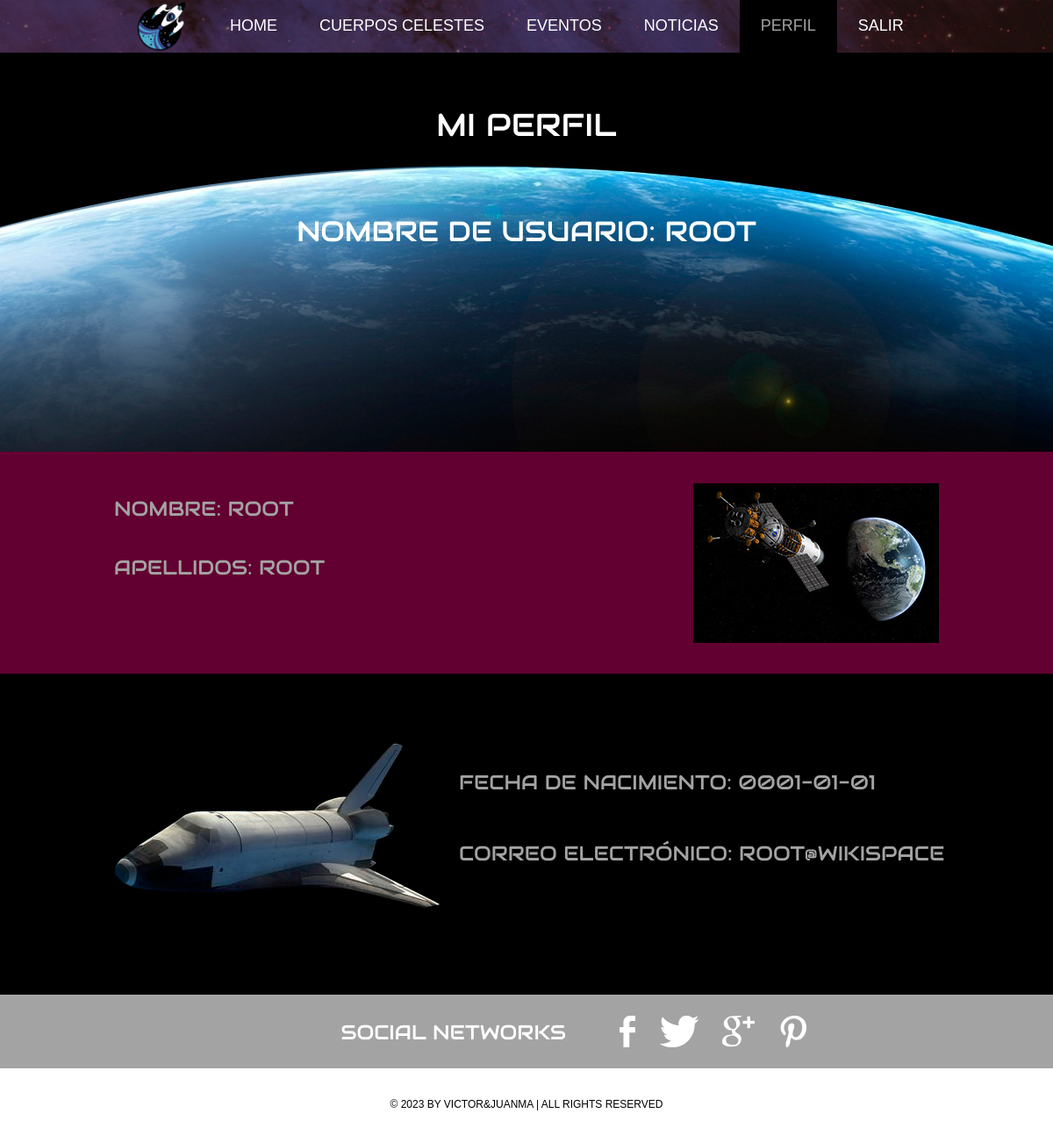
The page /perfil.php (signed in) on the database its author committed.
### tables this page shows
CREATE TABLE `user` (
  `iduser` int(4) NOT NULL,
  `username` varchar(255) NOT NULL,
  `name` varchar(255) NOT NULL,
  `lastname` varchar(255) NOT NULL,
  `birthdate` date NOT NULL,
  `email` varchar(255) NOT NULL,
  `password` varchar(255) NOT NULL,
  `registerdate` datetime NOT NULL,
  `erasuredate` datetime DEFAULT NULL,
  `admin` tinyint(1) NOT NULL
);

### perfil.php (the view, shortened to what this page needs)
<?php
$db = new database();
$db = $db->connect();
if(!is_null($_SESSION['id'])) {
    $id = $_SESSION['id'];
}else{
    header("Location:login.php");
}
$resultado = mysqli_query($db, "SELECT * FROM user WHERE iduser = '$id'");
$var1 = mysqli_fetch_array($resultado);
?>
<!doctype html>
<html>
<head>
	<link rel="stylesheet" href="css/style.css" type="text/css">
	<link rel="stylesheet" type="text/css" href="css/mobile.css">
</head>
<body>
	<div id="page">
		<div id="header">
			<div>
				<ul id="navigation">
                    <li class="menu">
                        <a href="home.php" class="logo2"><img src="images/logo.png" style="max-width: 60px;"></a>
                    </li>
					<li>
						<a href="home.php">Home</a>
					</li>
					<li class="menu">
						<a href="cuerposcelestes.php">Cuerpos Celestes</a>
					</li>
					<li class="menu">
						<a href="eventos.php">Eventos</a>
					</li>
					<li class="menu">
						<a href="noticias.php">Noticias</a>
					</li>
					<li class="selected">
						<a href="perfil.php">Perfil</a>
					</li>
				</ul>
                <ul>
                    <li class="menu"><a href="logout.php">Salir</a></li>
                </ul>
			</div>
		</div>
		<div id="body" class="about">
			<div class="header">
				<div>
					<h1>Mi Perfil</h1>
					<h2>Nombre de Usuario: <?php echo $var1[1] ?></h2>
				</div>
			</div>
			<div class="body">
				<div>
					<img src="images/earth-satellite.jpg" alt="">
                    <h2>Nombre: <?php echo $var1[2] ?></h2>
                    <h2>Apellidos: <?php echo $var1[3] ?></h2>
				</div>
			</div>
			<div class="footer">
				<div>
					<img src="images/space-shuttle.png" alt="">
					<h2>Fecha de Nacimiento: <?php echo $var1[4] ?></h2>
                    <h2>Correo Electrónico: <?php echo $var1[5] ?></h2>
                </div>
			</div>
		</div>
        <div id="footer">
            <div class="connect">
                <div>
                    <h1>SOCIAL NETWORKS</h1>
                    <div>
                        <a href="https://es-es.facebook.com/" class="facebook">facebook</a>
                        <a href="https://twitter.com/" class="twitter">twitter</a>
                        <a href="https://plus.google.com/" class="googleplus">googleplus</a>
                        <a href="https://www.pinterest.es/" class="pinterest">pinterest</a>
                    </div>
                </div>
            </div>
            <div class="footnote">
                <div>
                    <p>&copy; 2023 BY VICTOR&JUANMA | ALL RIGHTS RESERVED</p>
                </div>
            </div>
        </div>
    </div>
</body>
</html>

### rows shown on the page
user: username "ROOT", name "ROOT", lastname "ROOT", birthdate "0001-01-01", email "ROOT@WIKISPACE"
